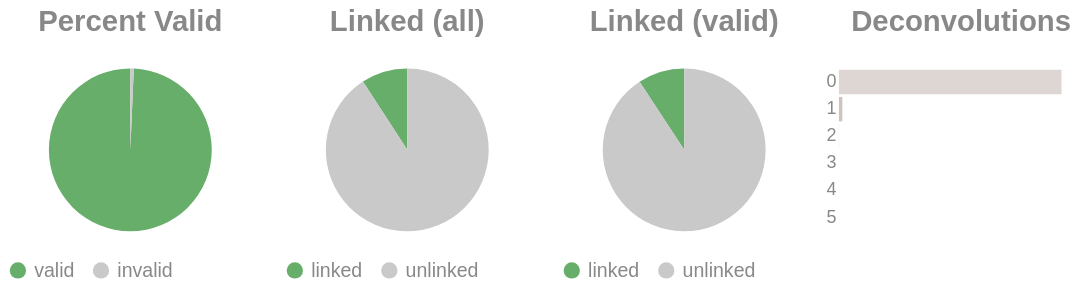

This figure's notebook cell:
### Code cell
if SKIPLR:
    pass
else:
    clash = Counter()
    for i in valids['molecule'].to_list():
        _mol = i.split("-")
        if len(_mol) == 1:
            clash.update('0')
        else:
            clash.update(_mol[-1])

    _d = {"deconvolutions": [], 'count': []}
    for k,v in clash.items():
        _d['deconvolutions'].append(k)
        _d['count'].append(v)

    tot_valid = valids['reads'].sum()
    mask = valids['reads'] >= 2
    n_linked_reads = valids.filter(mask)['reads'].sum()
    if n_linked_reads == 0:
        print_html("No linked molecules (>=2 reads) were detected; skipping linked-only distributions.")
        SKIPLR = True
    else:
        perc_valid = round(tot_valid / n_reads, 4)
        linked_perc_abs = round(n_linked_reads / n_reads, 4)
        linked_perc = round(n_linked_reads / tot_valid, 4)

    _valid = pl.DataFrame({"valids": ['valid', 'invalid'], "count": [tot_valid, n_reads - tot_valid]})
    _linked_abs = pl.DataFrame({"linked (absolute)": ['linked', 'unlinked'], "count": [n_linked_reads, n_reads - n_linked_reads]})
    _linked_rel = pl.DataFrame({"linked (valids)": ['linked', 'unlinked'], "count": [n_linked_reads, tot_valid - n_linked_reads]})

    (
        alt.hconcat(
            piechart(_valid, goodval = 'valid', title = "Percent Valid"),
            piechart(_linked_abs, goodval = "linked", title =  "Linked (all)"),
            piechart(_linked_rel, goodval = "linked", title =  "Linked (valid)"),
            convolutionbar(pl.DataFrame(_d), title = "Deconvolutions"),
            center = True,
            bounds = 'flush'
        )
        .resolve_scale(color='independent')
        .resolve_legend('independent')
        .properties(usermeta={'embedOptions': {"actions": False}})
    ).display()

### Figure 1 — Vega-Lite specification as saved in the notebook (floating-point values rounded to 4 significant figures)
{"width": "container", "height": 400, "config": {"title": {"anchor": "start", "dy": -15, "fontSize": 18, "color": "#888888", "subtitleColor": "#888888", "subtitleFontSize": 14}, "arc": {"fill": "#0072B2"}, "axis": {"domainColor": "#888888", "domainWidth": 0.5, "gridWidth": 0.2, "grid": false, "titleFontWeight": 400, "titleFontSize": 15, "labelFontSize": 11, "labelColor": "#888888", "tickColor": "#888888", "tickWidth": 0.2, "titleColor": "#888888"}, "axisBand": {"grid": false}, "axisX": {"grid": true, "tickSize": 10, "domainCap": "round"}, "axisY": {"domain": false, "grid": true, "tickSize": 0, "domainCap": "round"}, "background": "transparent", "header": {"labelFontSize": 15, "labelColor": "#888888", "titleFontSize": 15, "titleFontWeight": 600, "titleColor": "#888888"}, "legend": {"labelFont": "sans-serif", "labelFontSize": 12, "labelColor": "#888888", "symbolSize": 100, "symbolType": "circle", "titleFontSize": 12, "titlePadding": 10, "titleColor": "#888888", "title": null}, "range": {"category": ["#E69F00", "#56B4E9", "#009E73", "#F0E442", "#0072B2", "#D55E00", "#CC79A7", "#000000"], "diverging": ["#cfe8f3", "#a2d4ec", "#73bfe2", "#46abdb", "#1696d2", "#12719e"]}, "area": {"fill": "#0072B2", "fillOpacity": 0.7, "line": true, "strokeOpacity": 0.7}, "line": {"color": "#0072B2", "stroke": "#0072B2", "strokeWidth": 2}, "trail": {"color": "#0072B2", "stroke": "#0072B2", "strokeWidth": 0, "size": 1}, "point": {"filled": true, "fillOpacity": 1.0, "size": 95}, "text": {"color": "#888888", "fontSize": 11, "align": "right", "fontWeight": 400, "size": 11}, "bar": {"fill": "#0072B2", "stroke": null}, "view": {"stroke": null, "continuousWidth": 660, "continuousHeight": 400}}, "hconcat": [{"data": {"name": "data-70236c94bc732dd1796567130fc48101"}, "mark": {"type": "arc"}, "encoding": {"color": {"field": "valids", "legend": {"orient": "bottom", "title": null}, "scale": {"domain": ["valid", "invalid"], "range": ["#68ae6b", "#C9C9C9"]}, "title": "Valids", "type": "nominal"}, "theta": {"field": "count", "type": "quantitative"}, "tooltip": [{"field": "valids", "title": "Valids", "type": "ordinal"}, {"field": "percent", "format": ".2%", "title": "Percent", "type": "quantitative"}, {"field": "count", "title": "Count", "type": "quantitative"}]}, "height": 100, "title": {"text": "Percent Valid", "align": "center", "anchor": "middle"}, "transform": [{"calculate": "datum.count / 1569154", "as": "percent"}], "width": 150}, {"data": {"name": "data-fa1a9cc3c2aa5b99ff3b6b48408cd9ba"}, "mark": {"type": "arc"}, "encoding": {"color": {"field": "linked (absolute)", "legend": {"orient": "bottom", "title": null}, "scale": {"domain": ["linked", "unlinked"], "range": ["#68ae6b", "#C9C9C9"]}, "title": "Linked (Absolute)", "type": "nominal"}, "theta": {"field": "count", "type": "quantitative"}, "tooltip": [{"field": "linked (absolute)", "title": "Linked (Absolute)", "type": "ordinal"}, {"field": "percent", "format": ".2%", "title": "Percent", "type": "quantitative"}, {"field": "count", "title": "Count", "type": "quantitative"}]}, "height": 100, "title": {"text": "Linked (all)", "align": "center", "anchor": "middle"}, "transform": [{"calculate": "datum.count / 1569154", "as": "percent"}], "width": 150}, {"data": {"name": "data-57e2c9f901668af1797cbaaefae1d639"}, "mark": {"type": "arc"}, "encoding": {"color": {"field": "linked (valids)", "legend": {"orient": "bottom", "title": null}, "scale": {"domain": ["linked", "unlinked"], "range": ["#68ae6b", "#C9C9C9"]}, "title": "Linked (Valids)", "type": "nominal"}, "theta": {"field": "count", "type": "quantitative"}, "tooltip": [{"field": "linked (valids)", "title": "Linked (Valids)", "type": "ordinal"}, {"field": "percent", "format": ".2%", "title": "Percent", "type": "quantitative"}, {"field": "count", "title": "Count", "type": "quantitative"}]}, "height": 100, "title": {"text": "Linked (valid)", "align": "center", "anchor": "middle"}, "transform": [{"calculate": "datum.count / 1558413", "as": "percent"}], "width": 150}, {"data": {"name": "data-129a496af50119f30e234150bae775d6"}, "mark": {"type": "bar"}, "encoding": {"color": {"field": "deconvolutions", "legend": null, "scale": {"scheme": "lightgreyred"}, "type": "nominal"}, "tooltip": [{"field": "deconvolutions", "title": "Deconvolutions", "type": "ordinal"}, {"field": "percent", "format": ".2%", "title": "Percent", "type": "quantitative"}, {"field": "count", "title": "Count", "type": "quantitative"}], "x": {"axis": null, "field": "count", "type": "quantitative"}, "y": {"field": "deconvolutions", "sort": "ascending", "title": null, "type": "nominal"}}, "height": 100, "title": {"text": "Deconvolutions", "align": "center", "anchor": "middle"}, "transform": [{"calculate": "datum.count / 1480452", "as": "percent"}], "width": 150}], "bounds": "flush", "center": true, "resolve": {"legend": {"angle": "independent"}, "scale": {"color": "independent"}}, "usermeta": {"embedOptions": {"actions": false}}, "$schema": "https://vega.github.io/schema/vega-lite/v6.1.0.json", "datasets": {"data-70236c94bc732dd1796567130fc48101": [{"valids": "valid", "count": 1558413}, {"valids": "invalid", "count": 10741}], "data-fa1a9cc3c2aa5b99ff3b6b48408cd9ba": [{"linked (absolute)": "linked", "count": 143798}, {"linked (absolute)": "unlinked", "count": 1425356}], "data-57e2c9f901668af1797cbaaefae1d639": [{"linked (valids)": "linked", "count": 143798}, {"linked (valids)": "unlinked", "count": 1414615}], "data-129a496af50119f30e234150bae775d6": [{"deconvolutions": "0", "count": 1457486}, {"deconvolutions": "1", "count": 22211}, {"deconvolutions": "2", "count": 713}, {"deconvolutions": "3", "count": 34}, {"deconvolutions": "4", "count": 7}, {"deconvolutions": "5", "count": 1}]}}
